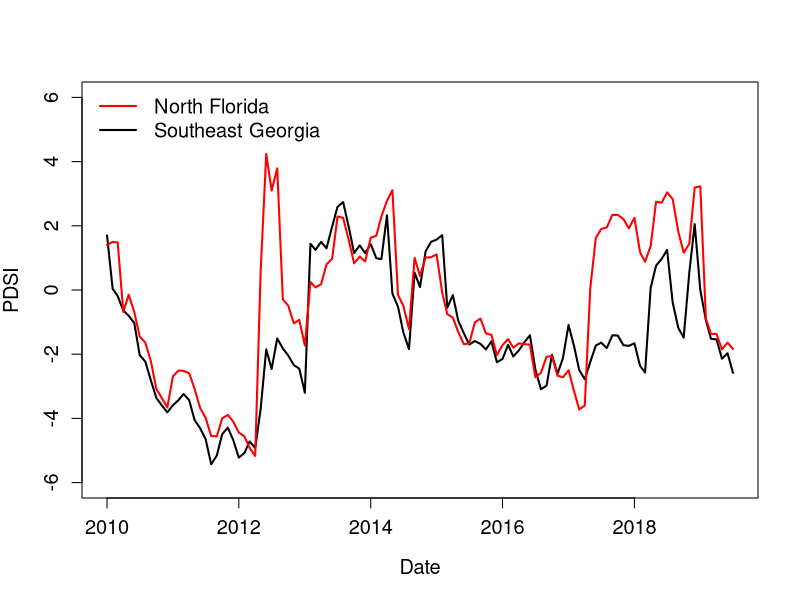
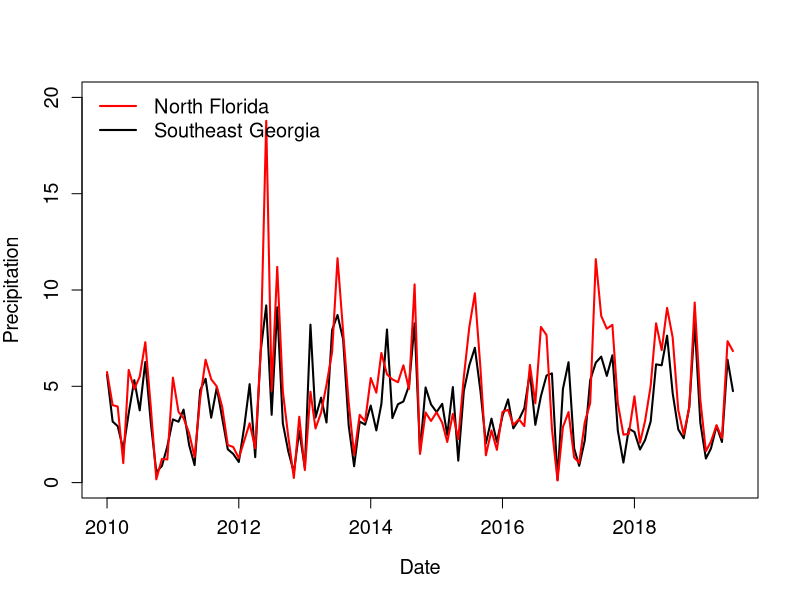
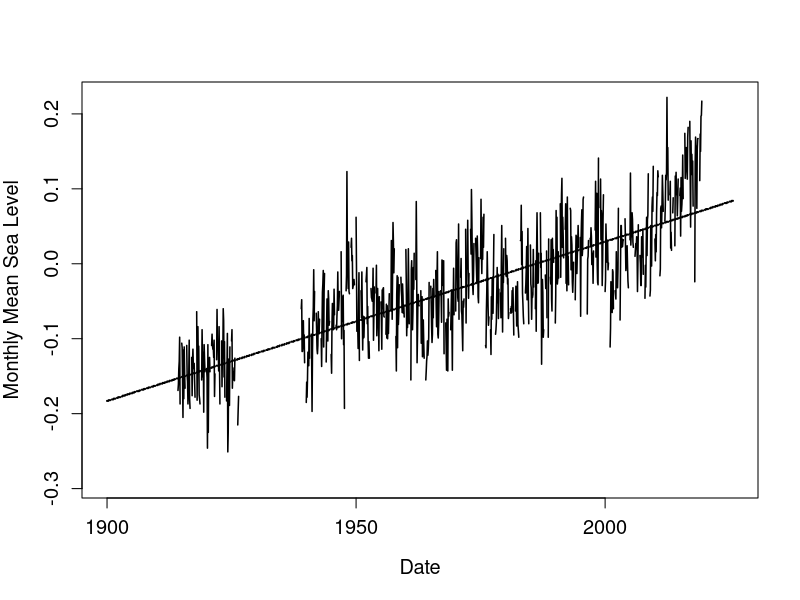
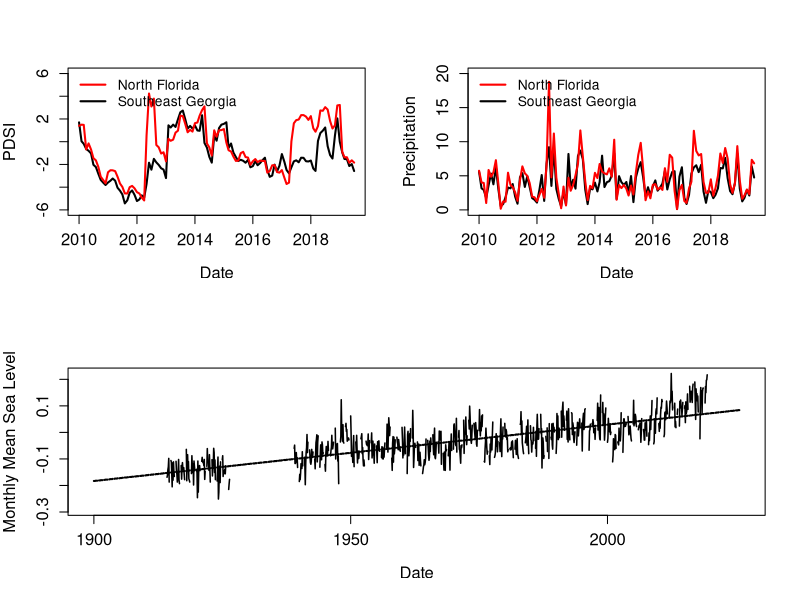

Generate these figures, in order, with R:
#############
## Create plots
## Palmer Drought Severity Index
## Sea Level Trends
## Jennifer Moore
## August 19, 2019
#############

#Palmer Drought Severity Index
#Southeast Georgia
#North Florida

gdi <- read.csv("data/GeorgiaDroughtIndex.csv", header = T)
#georgia
#column PDSI 
#data is monthly from January 2010 to July 2019 (column YearMonth)
fdi <- read.csv("data/FloridaDroughtIndex.csv", header = T)
#florida

#create a Date column from the column YearMonth 
#have to have a day so just add 01
gdi$Date <- paste(substr(gdi$YearMonth,1,4),"-",substr(gdi$YearMonth,5,6),"-01", sep = '')
gdi$Date <- as.Date(gdi$Date, "%Y-%m-%d")
fdi$Date <- paste(substr(fdi$YearMonth,1,4),"-",substr(fdi$YearMonth,5,6),"-01", sep = '')
fdi$Date <- as.Date(fdi$Date, "%Y-%m-%d")

#plot
plot(gdi$Date, gdi$PDSI, xlab = "Date", ylab = "PDSI", type = 'l', ylim = c(-6,6), lwd = 2, cex.lab = 1.2, cex.axis = 1.2)
lines(fdi$Date, fdi$PDSI, col = "red", lwd = 2)
legend("topleft", legend = c("North Florida", "Southeast Georgia"), col = c("red", "black"), lty = 1, lwd = 2, bty = 'n', cex = 1.2)


#Percipitation Index
#Southeast Georgia
#North Florida
plot(gdi$Date, gdi$PCP, xlab = "Date", ylab = "Precipitation", type = 'l', ylim = c(0,20), lwd = 2, cex.lab = 1.2, cex.axis = 1.2)
lines(fdi$Date, fdi$PCP, col = "red", lwd = 2)
legend("topleft", legend = c("North Florida", "Southeast Georgia"), col = c("red", "black"), lty = 1, lwd = 2, bty = 'n', cex = 1.2)


#Sea Level Trends
#Cedar Key, Florida 8727520
sl <- read.csv("data/sealeveltrend.csv", header = T)
#Monthly_MSL - monthly mean sea level
#create date column
#have to add day - so just 01 for every month
sl$Date <- paste(sl$Year, "-0", sl$Month, "-01", sep = "")
sl$Date <- as.Date(sl$Date, "%Y-%m-%d")

#plot
plot(sl$Date, sl$Monthly_MSL, type = 'l', xlab = "Date", ylab = "Monthly Mean Sea Level", cex.lab = 1.2, cex.axis = 1.2, lwd = 1.5)
lines(sl$Date, sl$Linear_Trend, lwd = 2)



#####put all plots on the same page
layout(matrix(c(2,3,1,1), 2, 2, byrow = TRUE))
plot(sl$Date, sl$Monthly_MSL, type = 'l', xlab = "Date", ylab = "Monthly Mean Sea Level", cex.lab = 1.2, cex.axis = 1.2, lwd = 1.5)
lines(sl$Date, sl$Linear_Trend, lwd = 2)
plot(gdi$Date, gdi$PDSI, xlab = "Date", ylab = "PDSI", type = 'l', ylim = c(-6,6), lwd = 2, cex.lab = 1.2, cex.axis = 1.2)
lines(fdi$Date, fdi$PDSI, col = "red", lwd = 2)
legend("topleft", legend = c("North Florida", "Southeast Georgia"), col = c("red", "black"), lty = 1, lwd = 2, bty = 'n', cex = 1)
plot(gdi$Date, gdi$PCP, xlab = "Date", ylab = "Precipitation", type = 'l', ylim = c(0,20), lwd = 2, cex.lab = 1.2, cex.axis = 1.2)
lines(fdi$Date, fdi$PCP, col = "red", lwd = 2)
legend("topleft", legend = c("North Florida", "Southeast Georgia"), col = c("red", "black"), lty = 1, lwd = 2, bty = 'n', cex = 1)


